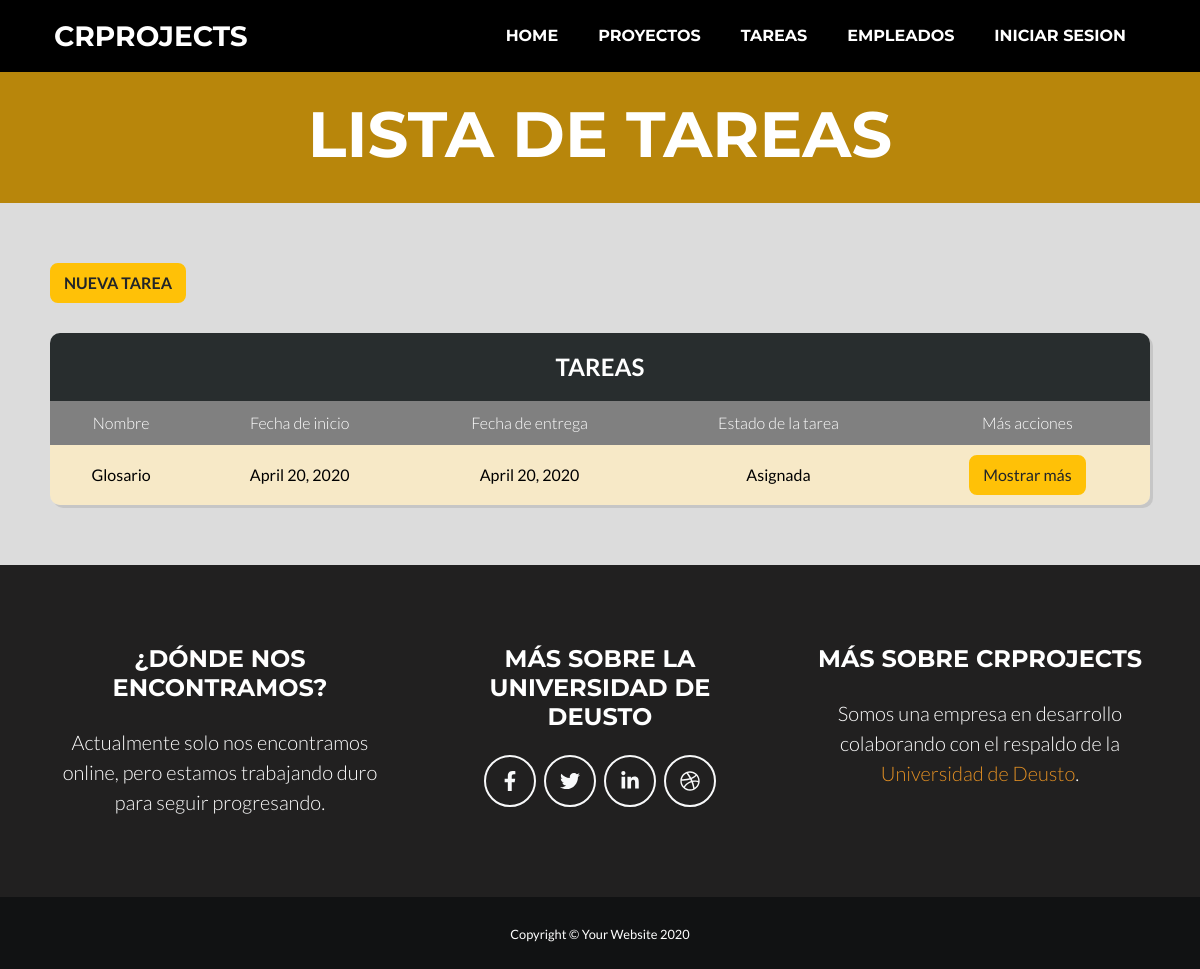
Page /tareas/ on the earlier database version.
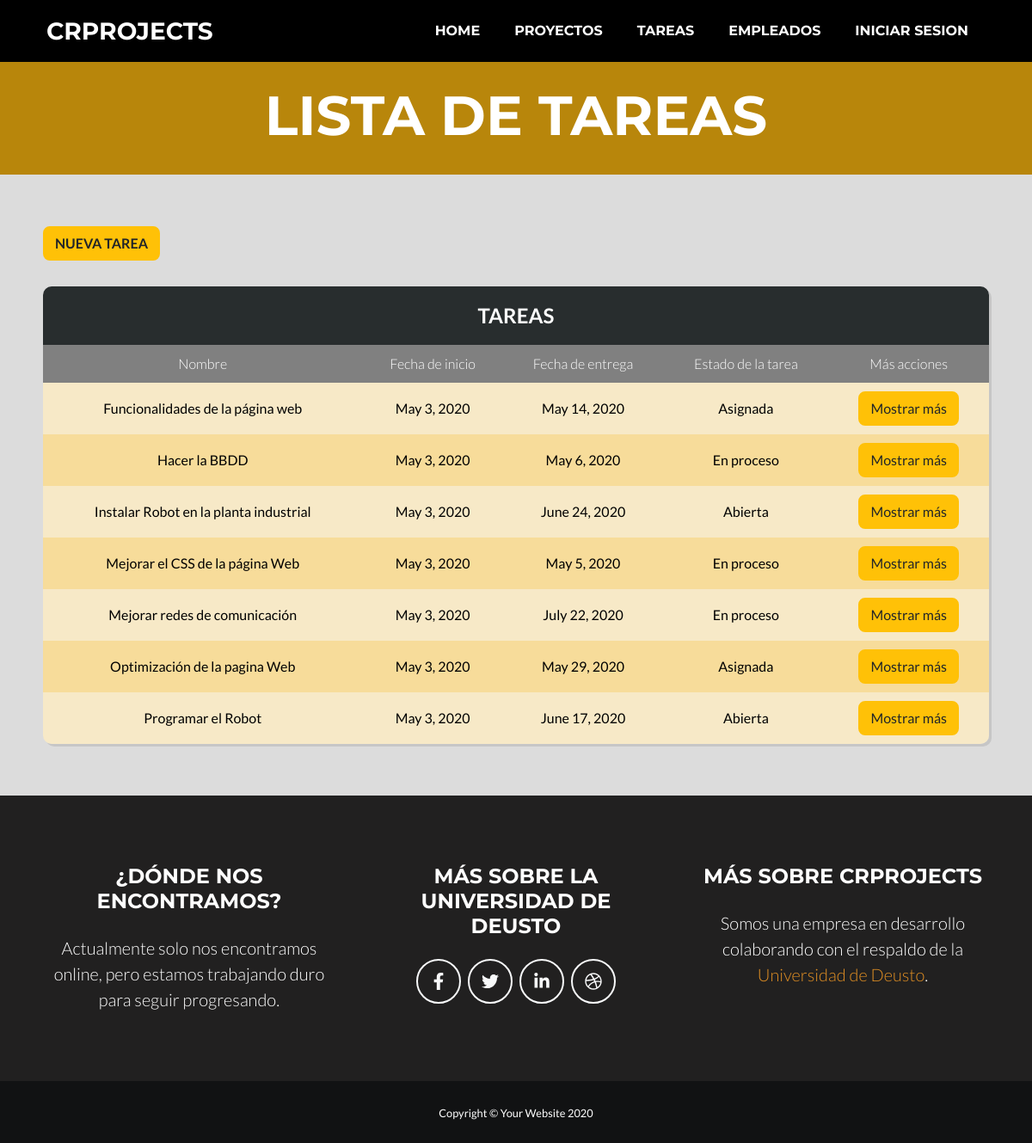
Same page on the later database version.
### appGestorProyectos/models.py (models this page shows, shortened)
class Tarea(models.Model):
    nombre = models.CharField(max_length=50)
    descripcion = models.TextField(max_length=200)
    fecha_inicio = models.DateField(("Date"), default=date.today)
    fecha_fin = models.DateField(("Date"), default=date.today)
    responsable = models.ForeignKey(Empleado, on_delete=models.CASCADE, default="")
    prioridad_tarea_choices = (
        ('Urgente', 'Urgente'),
        ('Alta', 'Alta'),
        ('Moderada', 'Moderada'),
        ('Baja', 'Baja'),
    )
    nivel_prioridad = models.CharField(choices=prioridad_tarea_choices, default='', max_length=20)
    notas = models.TextField(max_length=300)
    estado_tarea_choices = (
        ('Abierta', 'Abierta'),
        ('Asignada', 'Asignada'),
        ('En proceso', 'En proceso'),
        ('Finalizada', 'Finalizada'),
    )
    estado_tarea = models.CharField(choices=estado_tarea_choices, default='', max_length=20)

### appGestorProyectos/views.py (the view)
# urls.py: path('tareas/', views.TareaListView.as_view(), name='tarea_list'),
class TareaListView(ListView):
    model = Tarea
    queryset = Tarea.objects.order_by('nombre')
    template_name = "tarea_list.html"
    def get_context_data(self, **kwargs):
        context = super(TareaListView, self).get_context_data(**kwargs)
        context['titulo_pagina'] = 'Listado de tareas'
        return context

### appGestorProyectos/templates/tarea_list.html
{% extends 'index.html' %}
{% load static %}
{% block styles %}
<link href="{% static 'css/list.css' %}" rel="stylesheet" />
{% endblock %}
{% block header %}
<header class="masthead bg-primary text-white text-center">
    <div class="container d-flex align-items-center flex-column">
        <h1 class="masthead-heading text-uppercase mb-0">Lista de tareas</h1>
    </div>
</header>
{% endblock %}
{% block main %}
<main>
    <div id="botnnew">
        <a style="font-weight: bold; text-transform: uppercase;" class="btn btn-warning bti" href="{% url 'tarea_form' %}">Nueva tarea</a>
    </div>
    <div class="table-users">
        <div class="header">Tareas</div>
        <table cellspacing="0">
            <thead>
                <tr>
                    <th>Nombre</th>
                    <th>Fecha de inicio</th>
                    <th>Fecha de entrega</th>
                    <th>Estado de la tarea</th>
                    <th>Más acciones</th>
                </tr>
            </thead>
            <tbody>
                {% for tarea in tarea_list %}
                <tr>
                    <td>{{ tarea.nombre }}</td>
                    <td>{{ tarea.fecha_inicio }}</td>
                    <td>{{ tarea.fecha_fin }}</td>
                    <td>{{ tarea.estado_tarea }}</td>
                    <td style="text-align: center;"><a class="btn btn-warning" href="{% url 'tarea' tarea.id %}">Mostrar más</a></td>
                </tr>
                {% empty %}
                <tr>
                    <td>Aún no existe ninguna tarea</td>
                </tr>
                {% endfor %}
            </tbody>
        </table>
    </div>
</main>
{% endblock %}

Differences in the rows shown:
removed Tarea: nombre "Glosario", fecha_inicio "April 20, 2020", fecha_fin "April 20, 2020", estado_tarea "Asignada"
added Tarea: nombre "Funcionalidades de la página web", fecha_inicio "May 3, 2020", fecha_fin "May 14, 2020", estado_tarea "Asignada"
added Tarea: nombre "Hacer la BBDD", fecha_inicio "May 3, 2020", fecha_fin "May 6, 2020", estado_tarea "En proceso"
added Tarea: nombre "Instalar Robot en la planta industrial", fecha_inicio "May 3, 2020", fecha_fin "June 24, 2020", estado_tarea "Abierta"
added Tarea: nombre "Mejorar el CSS de la página Web", fecha_inicio "May 3, 2020", fecha_fin "May 5, 2020", estado_tarea "En proceso"
added Tarea: nombre "Mejorar redes de comunicación", fecha_inicio "May 3, 2020", fecha_fin "July 22, 2020", estado_tarea "En proceso"
added Tarea: nombre "Optimización de la pagina Web", fecha_inicio "May 3, 2020", fecha_fin "May 29, 2020", estado_tarea "Asignada"
added Tarea: nombre "Programar el Robot", fecha_inicio "May 3, 2020", fecha_fin "June 17, 2020", estado_tarea "Abierta"
